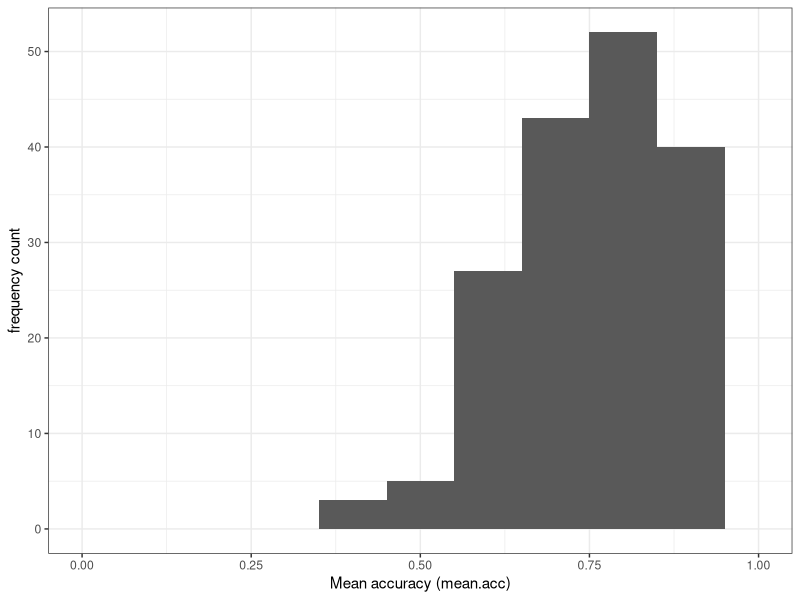
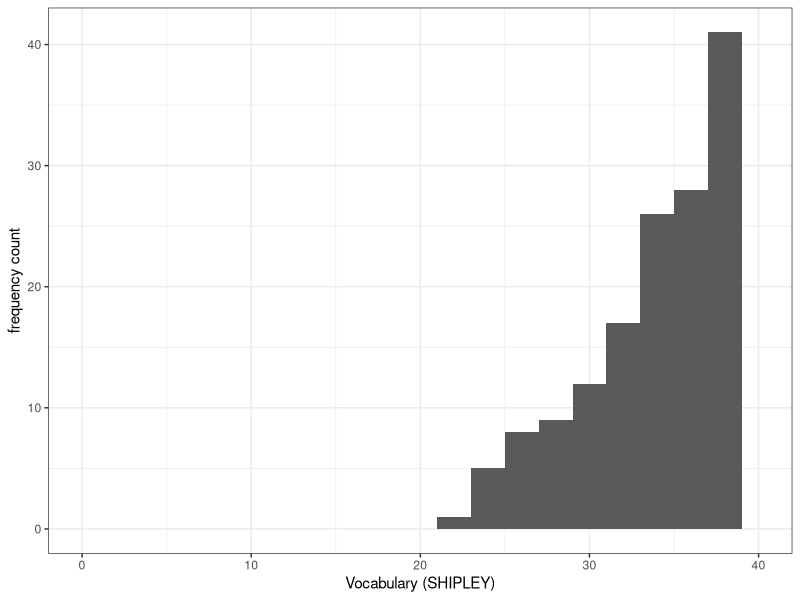
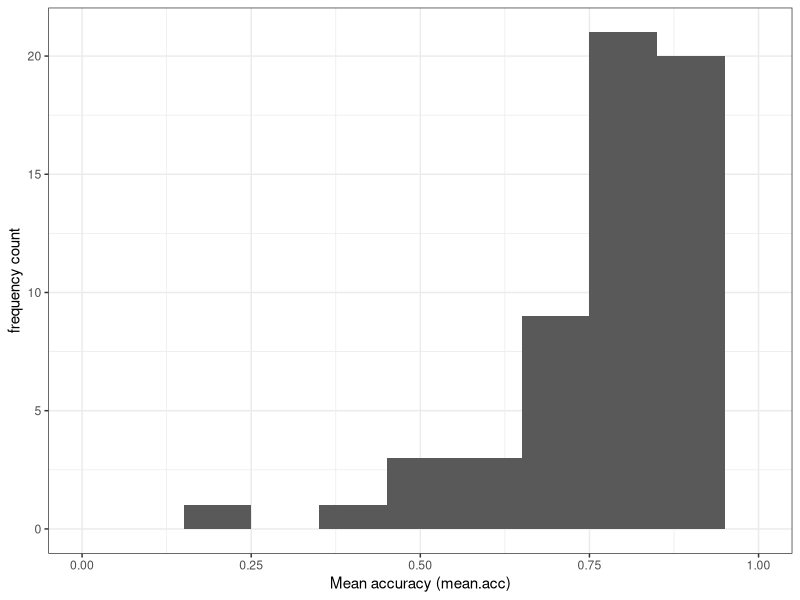
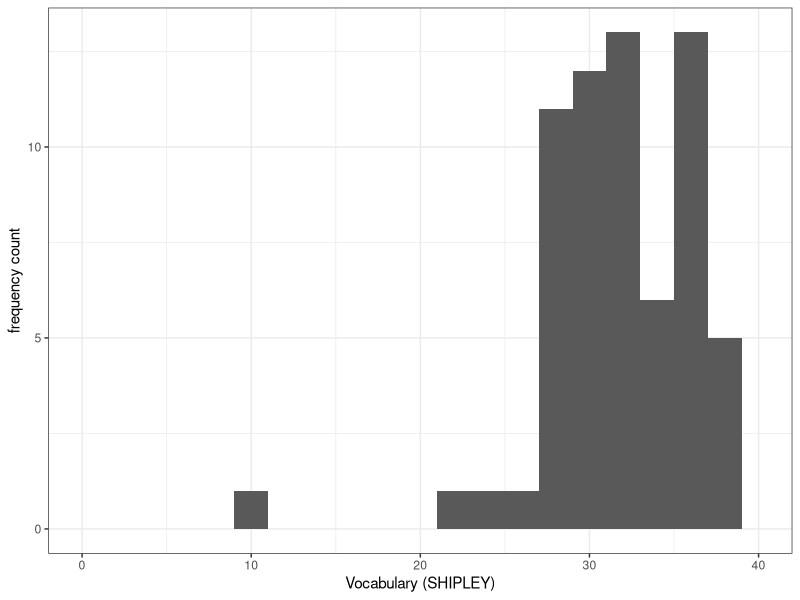

The R script that drew these images, in order: (Note: this script raises an error after producing the figures.)
## ---- chunk 1
#| warning: false
#| echo: false
library(kableExtra)
library(tidyverse)
## ---- chunk 2
#| warning: false
#| echo: false
study.one.gen <- read_csv("study-one-general-participants.csv")  
study.two.gen <- read_csv("study-two-general-participants.csv")
study.122 <- read_csv("2023-24_PSYC122-participants.csv")  
## ---- chunk 3
#| label: headcheck-wide
#| echo: false
# head(behaviour.rt)
study.two.gen %>%
  filter(participant_ID == c('studytwo.1', 'studytwo.10', 'studytwo.100', 'studytwo.101')) %>%
  as.data.frame() %>%
  kable() %>%
  kable_styling()
## ---- chunk 4
study.two.gen <- read_csv("study-two-general-participants.csv")  
study.122 <- read_csv("2023-24_PSYC122-participants.csv")  
## ---- chunk 5
summary(study.two.gen)
summary(study.122)
## ---- chunk 6
ggplot(data = study.two.gen, aes(x = mean.acc)) + 
  geom_histogram(binwidth = .1) +
  theme_bw() +
  labs(x = "Mean accuracy (mean.acc)", y = "frequency count") +
  xlim(0, 1)

ggplot(data = study.two.gen, aes(x = SHIPLEY)) + 
  geom_histogram(binwidth = 2) +
  theme_bw() +
  labs(x = "Vocabulary (SHIPLEY)", y = "frequency count") +
  xlim(0, 40)

ggplot(data = study.122, aes(x = mean.acc)) + 
  geom_histogram(binwidth = .1) +
  theme_bw() +
  labs(x = "Mean accuracy (mean.acc)", y = "frequency count") +
  xlim(0, 1)

ggplot(data = study.122, aes(x = SHIPLEY)) + 
  geom_histogram(binwidth = 2) +
  theme_bw() +
  labs(x = "Vocabulary (SHIPLEY)", y = "frequency count") +
  xlim(0, 40)
## ---- chunk 7
plot.two <- ggplot(data = study.two.gen, aes(x = mean.acc)) + 
  geom_histogram(binwidth = .1) +
  theme_bw() +
  labs(x = "Mean accuracy (mean.acc)", y = "frequency count", title = "Study Two") +
  xlim(0, 1)

plot.122 <- ggplot(data = study.122, aes(x = mean.acc)) + 
  geom_histogram(binwidth = .1) +
  theme_bw() +
  labs(x = "Mean accuracy (mean.acc)", y = "frequency count", title = "Study PSYC122") +
  xlim(0, 1)
## ---- chunk 8
plot.two + plot.122
## ---- chunk 9
plot.two <- ggplot(data = study.two.gen, aes(x = SHIPLEY)) + 
  geom_histogram(binwidth = 2) +
  theme_bw() +
  labs(x = "Vocabulary (SHIPLEY)", y = "frequency count", title = "Study Two") +
  xlim(0, 40)

plot.122 <- ggplot(data = study.122, aes(x = SHIPLEY)) + 
  geom_histogram(binwidth = 2) +
  theme_bw() +
  labs(x = "Vocabulary (SHIPLEY)", y = "frequency count", title = "PSYC122") +
  xlim(0, 40)
## ---- chunk 10
plot.two + plot.122
## ---- chunk 11
ggplot(data = study.two.gen, aes(x = mean.self, y = mean.acc)) +
  geom_point(alpha = 0.75, size = 3, colour = "darkgrey") +
  geom_smooth(method = "lm", size = 1.5, colour = "green") +
  theme_bw() +
  labs(x = "mean self-rated accuracy", y = "mean accuracy") +
  xlim(0, 10) + ylim(0, 1)

ggplot(data = study.122, aes(x = mean.self, y = mean.acc)) +
  geom_point(alpha = 0.75, size = 3, colour = "darkgrey") +
  geom_smooth(method = "lm", size = 1.5, colour = "green") +
  theme_bw() +
  labs(x = "mean self-rated accuracy", y = "mean accuracy") +
  xlim(0, 10) + ylim(0, 1)
## ---- chunk 12
plot.two <- ggplot(data = study.two.gen, aes(x = mean.self, y = mean.acc)) +
  geom_point(alpha = 0.75, size = 3, colour = "darkgrey") +
  geom_smooth(method = "lm", size = 1.5, colour = "green") +
  theme_bw() +
  labs(x = "mean self-rated accuracy", y = "mean accuracy") +
  xlim(0, 10) + ylim(0, 1)

plot.122 <- ggplot(data = study.122, aes(x = mean.self, y = mean.acc)) +
  geom_point(alpha = 0.75, size = 3, colour = "darkgrey") +
  geom_smooth(method = "lm", size = 1.5, colour = "green") +
  theme_bw() +
  labs(x = "mean self-rated accuracy", y = "mean accuracy") +
  xlim(0, 10) + ylim(0, 1)
## ---- chunk 13
plot.two + plot.122
## ---- chunk 14
cor.test(study.two.gen$mean.acc, study.two.gen$mean.self, method = "pearson",  alternative = "two.sided")
## ---- chunk 15
cor.test(study.122$mean.acc, study.122$mean.self, method = "pearson",  alternative = "two.sided")
## ---- chunk 16
model <- lm(mean.acc ~ HLVA + SHIPLEY + FACTOR3, data = study.two.gen)
summary(model)
## ---- chunk 17
model <- lm(mean.acc ~ HLVA + SHIPLEY + FACTOR3, data = study.122)
summary(model)
## ---- chunk 18
model.two <- lm(mean.acc ~ HLVA + SHIPLEY + FACTOR3, data = study.two.gen)
summary(model.two)
model.122 <- lm(mean.acc ~ HLVA + SHIPLEY + FACTOR3, data = study.122)
summary(model.122)
## ---- chunk 19
dat.two <- ggpredict(model.two, "HLVA")
plot.two <- plot(dat.two) + labs(title = "Study Two")
dat.122 <- ggpredict(model.122, "HLVA")
plot.122 <- plot(dat.122) + labs(title = "Study PSYC122")
## ---- chunk 20
plot.two + plot.122
## ---- chunk 21
dat.two <- ggpredict(model.two, "HLVA")
plot.two <- plot(dat.two, colors = "bw", add.data = TRUE) + labs(title = "Study Two")
dat.122 <- ggpredict(model.122, "HLVA")
plot.122 <- plot(dat.122, colors = "bw", add.data = TRUE) + labs(title = "Study PSYC122")
## ---- chunk 22
plot.two + plot.122
